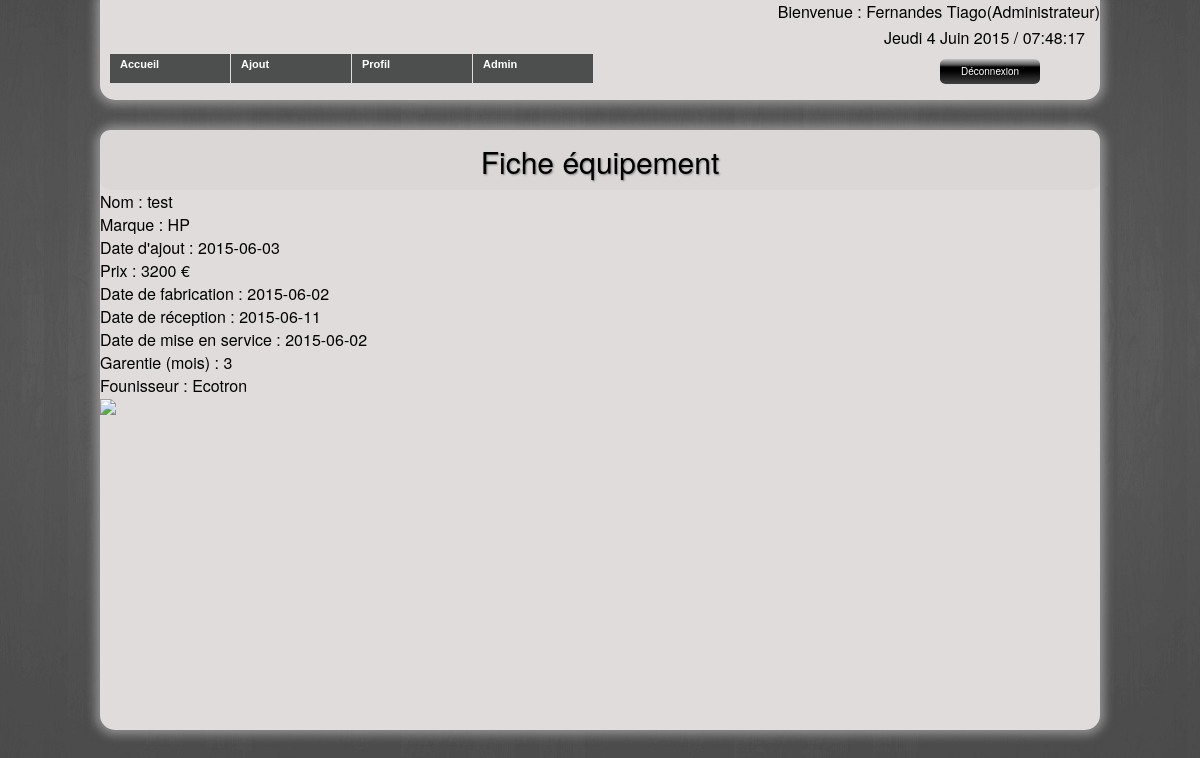
Page /Site/equipement.php?idEquipement=4 (signed in) on the committed database.
### tables this page shows
CREATE TABLE IF NOT EXISTS `equipement` (
  `idEquipement` int(11) NOT NULL AUTO_INCREMENT,
  `nomEquipement` varchar(45) DEFAULT NULL,
  `idFournisseur` int(11) NOT NULL,
  `prix` double DEFAULT NULL,
  `marque` varchar(45) DEFAULT NULL,
  `dateAjout` date DEFAULT NULL,
  `dateFabrication` date DEFAULT NULL,
  `dateReception` date DEFAULT NULL,
  `dateMiseService` date DEFAULT NULL,
  `garantie` int(11) DEFAULT NULL,
  PRIMARY KEY (`idEquipement`,`idFournisseur`),
  KEY `fk_Equipement_Fournisseur1_idx` (`idFournisseur`)
);

CREATE TABLE IF NOT EXISTS `fournisseur` (
  `idFournisseur` int(11) NOT NULL AUTO_INCREMENT,
  `nomFournisseur` varchar(45) DEFAULT NULL,
  `pays` varchar(45) DEFAULT NULL,
  `cp` int(11) DEFAULT NULL,
  `ville` varchar(45) DEFAULT NULL,
  `adresse` varchar(45) DEFAULT NULL,
  `telephone` tinytext,
  `email` varchar(45) DEFAULT NULL,
  PRIMARY KEY (`idFournisseur`)
);

### Site/equipement.php (the view, shortened to what this page needs)
<?php
    require_once('fonctions.php');
    $idEquipement=$_GET['idEquipement']
?>
<!doctype html>
<html lang="fr">
   <head>
    <link rel="stylesheet" type="text/css" href="style.css">
    </head>
    <body>
        <?php require_once('entete.php'); ?>
            <div id ="contenu">
                <div id="banniere">Fiche équipement</div>
                    <?php
                        $resultats=$pdo->query("SELECT nomEquipement FROM equipement WHERE idEquipement='$idEquipement'");
                        $resultats->setFetchMode(PDO::FETCH_OBJ);
                        while( $resultat = $resultats->fetch() )
                        {
                            echo 'Nom : '.$resultat->nomEquipement.'<br>';
                        }
                    ?>
                    <?php
                        $resultats=$pdo->query("SELECT marque FROM equipement WHERE idEquipement='$idEquipement'");
                        $resultats->setFetchMode(PDO::FETCH_OBJ);
                        while( $resultat = $resultats->fetch() )
                        {
                            echo 'Marque : '.$resultat->marque.'<br>';
                        }
                    ?>
                    <?php
                        $resultats=$pdo->query("SELECT dateAjout FROM equipement WHERE idEquipement='$idEquipement'");
                        $resultats->setFetchMode(PDO::FETCH_OBJ);
                        while( $resultat = $resultats->fetch() )
                        {
                            echo "Date d'ajout : ".$resultat->dateAjout."<br>";
                        }
                    ?>
                    <?php
                        $resultats=$pdo->query("SELECT prix FROM equipement WHERE idEquipement='$idEquipement'");
                        $resultats->setFetchMode(PDO::FETCH_OBJ);
                        while( $resultat = $resultats->fetch() )
                        {
                            echo 'Prix : '.$resultat->prix.' €<br>';
                        }
                    ?>
                    <?php
                        $resultats=$pdo->query("SELECT dateFabrication FROM equipement WHERE idEquipement='$idEquipement'");
                        $resultats->setFetchMode(PDO::FETCH_OBJ);
                        while( $resultat = $resultats->fetch() )
                        {
                            echo 'Date de fabrication : '.$resultat->dateFabrication.'<br>';
                        }
                    ?>
                    <?php
                        $resultats=$pdo->query("SELECT dateReception FROM equipement WHERE idEquipement='$idEquipement'");
                        $resultats->setFetchMode(PDO::FETCH_OBJ);
                        while( $resultat = $resultats->fetch() )
                        {
                            echo 'Date de réception : '.$resultat->dateReception.'<br>';
                        }
                    ?>
                    <?php
                        $resultats=$pdo->query("SELECT dateMiseService FROM equipement WHERE idEquipement='$idEquipement'");
                        $resultats->setFetchMode(PDO::FETCH_OBJ);
                        while( $resultat = $resultats->fetch() )
                        {
                            echo 'Date de mise en service : '.$resultat->dateMiseService.'<br>';
                        }
                    ?>
                    <?php
                        $resultats=$pdo->query("SELECT garantie FROM equipement WHERE idEquipement='$idEquipement'");
                        $resultats->setFetchMode(PDO::FETCH_OBJ);
                        while( $resultat = $resultats->fetch() )
                        {
                            echo 'Garentie (mois) : '.$resultat->garantie.'<br>';
                        }
                    ?>
                    <?php
                        $resultats=$pdo->query("SELECT `nomFournisseur` FROM `equipement`, `fournisseur` WHERE `equipement`.`idFournisseur`=`fournisseur`.`idFournisseur` AND `idEquipement`='$idEquipement'");
                        $resultats->setFetchMode(PDO::FETCH_OBJ);
                        while( $resultat = $resultats->fetch() )
                        {
                            echo 'Founisseur : '.$resultat->nomFournisseur.'<br>';
                        }
                    ?>
                <img src="http://chart.apis.google.com/chart?cht=qr&chs=100x100&chl=http://localhost/BDD/Site/equipement.php?idEquipement=<?= $idEquipement ?>">
            </div>
    </body>
</html>

### Site/style.css (style rules this page uses)
html { background: url(image/bg.jpg) no-repeat center fixed; background-size: cover; font-family: "Helvetica Neue", Helvetica, arial, sans-serif; }
#contenu { border-radius:15px; width: 1000px; height: 600px; background-color: #E1DCDC; margin-left: auto; margin-right: auto; margin-top: 30px; box-shadow: 0px 0px 10px 5px rgba(164, 162, 162, 0.75); -moz-box-shadow: 0px 0px 10px 5px rgba(164, 162, 162, 0.75); -webkit-box-shadow: 0px 0px 10px 5px rgba(164, 162, 162, 0.75); }
#banniere { border-radius:10px; width: 1000px; height: 50px; background-color: #DBD7D7; font-size: 30px; text-shadow:1px 1px 2px gray; text-align: center; padding-top: 10px; }
body { height: auto; }

### rows in the picture
equipement: nomEquipement "test", marque "HP", dateAjout "2015-06-03", prix "3200", dateFabrication "2015-06-02", dateReception "2015-06-11", dateMiseService "2015-06-02", garantie "3"
fournisseur: nomFournisseur "Ecotron"

### other values in the picture
$_SESSION['nom'] "Fernandes"
$_SESSION['prenom'] "Tiago"
$_SESSION['role'] "Administrateur"
